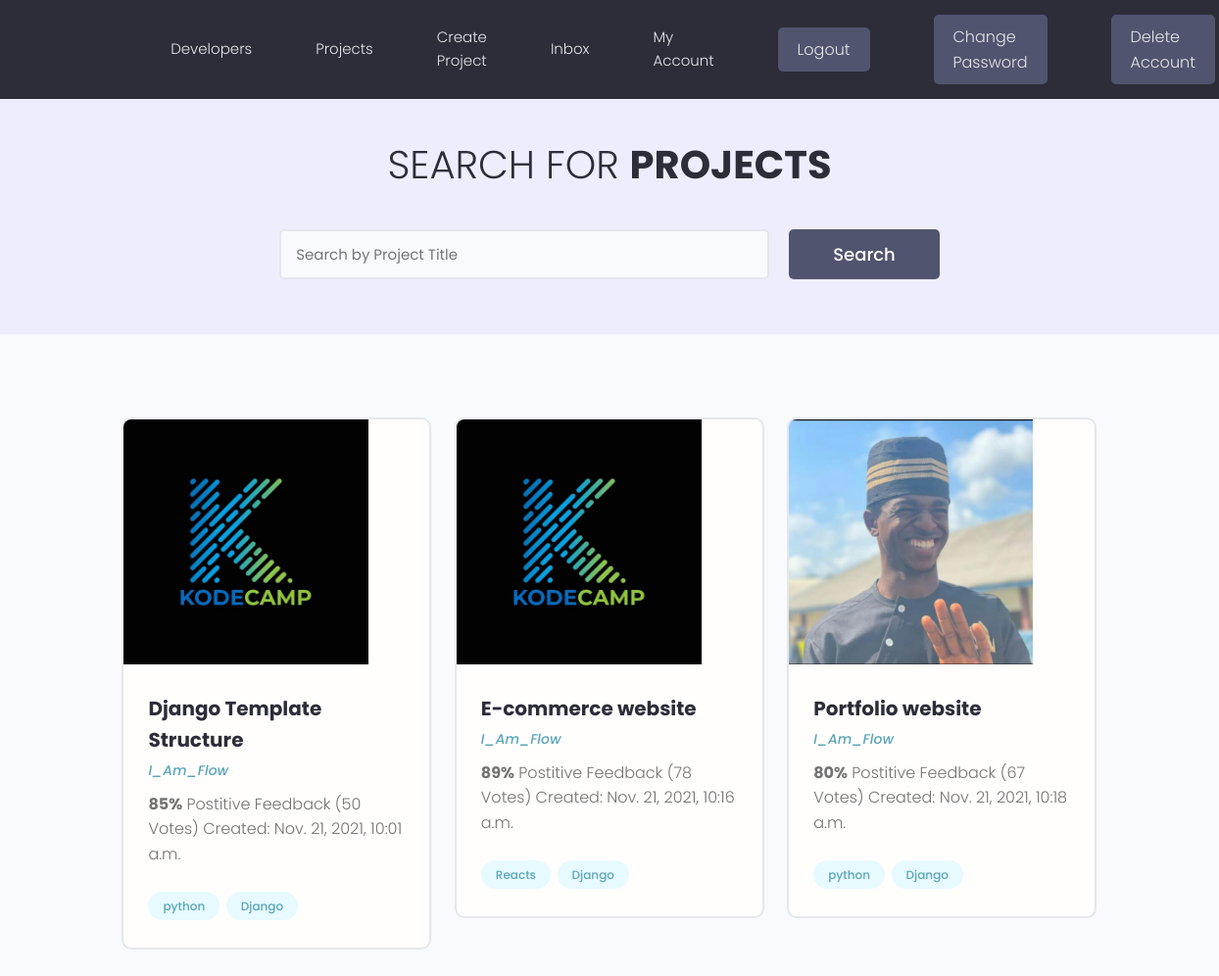
Screenshot of / (signed in) with the database file from the repository.
### projects/models.py (models this page shows, shortened)
class Project(models.Model):
    title = models.CharField(max_length=50)
    author = models.CharField(max_length=50, blank=True, null=True, default="I_Am_Flow")
    description = models.TextField(null=True, blank=True)
    featured_image = models.ImageField(null=True, blank=True, default="default.jpg")
    demo_link = models.CharField(max_length=2000, null=True, blank=True)
    source_link = models.CharField(max_length=2000, null=True, blank=True)
    tags = models.ManyToManyField('Tag', blank=True)
    vote_total = models.IntegerField(default=0, null=True, blank=True)
    vote_ratio = models.IntegerField(default=0, null=True, blank=True)
    created = models.DateTimeField(auto_now_add=True)
    id = models.UUIDField(default=uuid.uuid4, unique=True, editable=False,primary_key=True)

class Tag(models.Model):
    name = models.CharField(max_length=200)
    created = models.DateTimeField(auto_now_add=True)
    id = models.UUIDField(default=uuid.uuid4, unique=True, editable=False,primary_key=True)
    def __str__(self):
        return self.name

### projects/views.py (the view)
# urls.py: path('', include('projects.urls')),
def projects(request):
    projects = Project.objects.all()
    context = {'projects':projects}
    return render(request, 'project.html', context)

### projects/templates/project.html (shortened to what this page needs)
{% extends 'main.html' %}
{% block content %}
  <main class="projects">
    <section class="hero-section text-center">
      <div class="container container--narrow">
        <div class="hero-section__box">
          <h2>Search for <span>Projects</span></h2>
        </div>
        <div class="hero-section__search">
          <form class="form" action="#" method="get">
            <div class="form__field">
              <input class="input input--text" id="formInput#search" type="text" name="text"
                placeholder="Search by Project Title" />
            </div>
            <input class="btn btn--sub btn--lg" type="submit" value="Search" />
          </form>
        </div>
      </div>
    </section>
    <section class="projectsList">
      <div class="container">
        <div class="grid grid--three">
            {% for project in projects %}
          <div class="column">
            <div class="card project">
              <a href="{% url 'project' project.id %}" class="project">
                <img class="project__thumbnail" src="{{project.featured_image.url}}" alt="project thumbnail" />
                <div class="card__body">
                  <h3  href="{% url 'project' project.id %}" class="project__title">{{project.title}}</h3>
                  <p><a class="project__author" href="">{{project.author}}</a></p>
                  <p class="project--rating">
                    <span style="font-weight: bold;">{{project.vote_ratio}}%</span> Postitive
                    Feedback ({{project.vote_total}} Vote{{project.vote_total|pluralize:"s"}}) <span>Created: {{project.created}}</span>
                  </p>
                  <div class="project__tags">
                      {% for tag in project.tags.all %}
                    <span class="tag tag--pill tag--main">
                      <small>{{tag}}</small>
                    </span>
                    {% endfor %}
                  </div>
                </div>
              </a>
            </div>
          </div>
          {% endfor %}
        </div>
      </div>
    </section>
{% endblock content %}

### static/styles/app.css (style rules this page uses)
:root { --color-sub: #2d2d39; }
.btn--sub { background-color: var(--color-sub-light); }
.card { border: 2px solid var(--color-light); }
img { width: 100%; }
.hero-section { height: 40vh; display: flex; align-items: center; background-color: var(--color-sub); }
.hero-section__box { margin-bottom: 4rem; }
.hero-section__box > h2, .hero-section__box > h2 > span { font-size: 4rem; color: var(--color-light); line-height: 1.3; text-transform: uppercase; }
.hero-section__box > h2 { font-weight: 300; }
.hero-section__box > h2 > span { font-weight: 700; }
.hero-section__search > .form { display: flex; align-items: center; justify-content: center; gap: 2rem; }
.hero-section__search > .form input.input--text { width: 50rem; }
.project__author { font-size: 1.4rem; font-style: italic; }
.project--rating { margin-bottom: 1.6em; margin-top: .5em; }
.projects > .hero-section { background: var(--color-sub-lighter); height: 30vh; }
.projects .hero-section__box { margin-bottom: 2.5rem; }
.projects .hero-section__box > h2 { color: var(--color-sub); }
.projects .hero-section__box > h2 > span { font-weight: 700; color: var(--color-sub); }
.projectsList { margin-top: 8rem; }
.project__thumbnail { height: 25rem; object-fit: cover; object-position: top center; }
.project__title { font-size: 2rem; font-weight: 700; color: var(--color-sub); }

### static/uikit/styles/modules/_variables.css (style rules this page uses)
:root { --color-main: #5aa5b9; --color-main-light: #e6faff; --color-sub: #3f4156; --color-sub-light: #51546e; --color-sub-lighter: #ededfd; --color-text: #737373; --color-gray: #8b8b8b; --color-light: #e5e7eb; --color-light-gray: #767676; --color-bg: #f8fafd; --color-white: #fffefd; --color-white-light: #f3f3f3; --color-success: #359e64; --color-success-bg: #def8e8; --color-error: #fc4b0b; --color-error-bg: #fff2ee; --font-base: 'Poppins', arial, helvetica, 'Segoe UI', roboto, ubuntu, sans-serif; --font-monospace: 'Fira Code', 'Courier New', courier, monospace; --font-regular: 300; --font-medium: 500; --font-bold: 700; --generic-shadow: 1px 1px 5px #00000010; --generic-transition: all 0.3s ease-in-out; }

### static/uikit/styles/modules/_base.css (style rules this page uses)
* { margin: 0; padding: 0; box-sizing: border-box; text-rendering: optimizeLegibility; color: inherit; font-size: inherit; }
html { font-size: 50%; }
@media only screen and (min-width: 480px) { html { font-size: 56.25%; } }
@media only screen and (min-width: 1200px) { html { font-size: 62.5%; } }
body { line-height: 1.6; font-weight: 400; font-size: 1.5rem; color: var(--color-text); background-color: var(--color-bg); min-height: 100vh; }

### static/uikit/styles/modules/_typography.css (style rules this page uses)
* { font-family: var(--font-base); }
h2 { font-size: 3.6rem; font-weight: var(--font-bold); }
h3 { font-size: 3.2rem; font-weight: var(--font-medium); }
p, span, strong { font-size: 1.6rem; color: var(--color-text); font-weight: var(--font-regular); }
a { padding-bottom: 2px; text-decoration: none; display: inline-block; color: var(--color-main); font-weight: var(--font-medium); }

### static/uikit/styles/modules/_utilities.css (style rules this page uses)
.container { width: 92%; max-width: 165rem; margin: 0 auto; box-sizing: border-box; }
.container--narrow { width: 92%; max-width: 120rem; }
@media screen and (min-width: 1000px) { .container { width: 90%; } }
@media screen and (min-width: 1000px) { .container--narrow { width: 85%; } }
@media screen and (min-width: 1200px) { .container { width: 80%; } }
@media screen and (min-width: 1200px) { .container--narrow { width: 72%; } }
.text-center { text-align: center; }

### static/uikit/styles/modules/_button.css (style rules this page uses)
.btn { display: inline-block; position: relative; cursor: pointer; background-color: var(--color-light); font-weight: var(--font-medium); color: var(--color-sub); text-decoration: none; padding: 1rem 2rem; border-radius: 0.5rem; border: none; width: -webkit-fit-content; width: -moz-fit-content; width: fit-content; height: -webkit-fit-content; height: -moz-fit-content; height: fit-content; font-size: 1.6rem; outline-width: 0; outline-color: transparent; -webkit-backface-visibility: hidden; backface-visibility: hidden; transition: all 0.3s ease-in-out; }
.btn--sub { background-color: var(--color-sub); color: var(--color-white); }
.btn--lg { font-size: 1.8rem; padding: 1.2rem 4.5rem; }

### static/uikit/styles/modules/_card.css (style rules this page uses)
.card { border-radius: 1rem; background-color: var(--color-white); border: 1.5px solid var(--color-light); width: auto; height: auto; margin-top: 0.5rem; margin-bottom: 0.5rem; overflow: hidden; }
.card__body, .card__header { padding: 2rem 2.5rem; }

### rows the page displays
Project: featured_image (placeholder picture), title "Django Template Structure", author "I_Am_Flow", vote_ratio "85", vote_total "50", created "Nov. 21, 2021, 10:01 a.m."
Tag: name "python"
Tag: name "Django"
Project: featured_image (placeholder picture), title "E-commerce website", author "I_Am_Flow", vote_ratio "89", vote_total "78", created "Nov. 21, 2021, 10:16 a.m."
Tag: name "Reacts"
Project: featured_image (picture), title "Portfolio website", author "I_Am_Flow", vote_ratio "80", vote_total "67", created "Nov. 21, 2021, 10:18 a.m."
